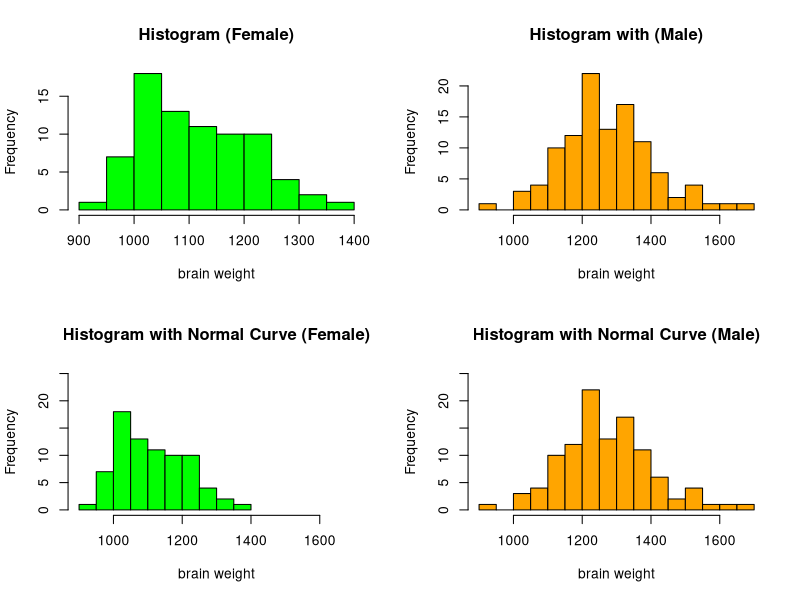

R code for this plot:
# lec3_2.r
# Data handling
# subset and export

# set working directory
# change working directory 
setwd("D:/tempstore/moocr")

brain<-read.csv("brain2210.csv",stringsAsFactors = TRUE)
head(brain)

attach(brain)

# subset with female
# brainf<-subset(brain, sex=='f') after attach(brain)
brainf<-subset(brain, sex=='f') 
mean(brainf$wt)
sd(brainf$wt)

# subset with male
brainm<-subset(brain, sex=='m') 
mean(brainm$wt)
sd(brainm$wt)

# subset with wt<1300
brain1300<-subset(brain,brain$wt<1300)

# same subset of brain1300
# brain1300<-subset(brain,!brain$wt>=1300)
summary(brain1300)

# 'aggregate'for statistics by group
aggregate(wt~sex, data=brain, FUN=mean)
aggregate(wt~sex, data=brain, FUN=sd)

# histogram for female and male
# 2*2 multiple plot
par(mfrow=c(2,2))
brainf<-subset(brain,brain$sex=='f') 
hist(brainf$wt, breaks = 12,col = "green",cex=0.7, main="Histogram (Female)" ,xlab="brain weight")

# subset with male
brainm<-subset(brain,brain$sex=='m') 
hist(brainm$wt, breaks = 12,col = "orange", main="Histogram with (Male)" ,  xlab="brain weight")

# histogram with same scale
hist(brainf$wt, breaks = 12,col = "green",cex=0.7, main="Histogram with Normal Curve (Female)" , xlim=c(900,1700),ylim=c(0,25), xlab="brain weight")
hist(brainm$wt, breaks = 12,col = "orange", main="Histogram with Normal Curve (Male)" , xlim=c(900,1700), ylim=c(0,25),xlab="brain weight")

# plot margin
# par(mar=c(2,2,2,2))

# export csv file - write out to csv file 
write.table(brainf,file="brainf.csv", row.names = FALSE, sep=",", na=" ")

write.csv(brainf,file="brainf.csv", row.names = FALSE)

# export txt file 
write.table(brainm, file="brainm.txt", row.names = FALSE,  na=" ")

